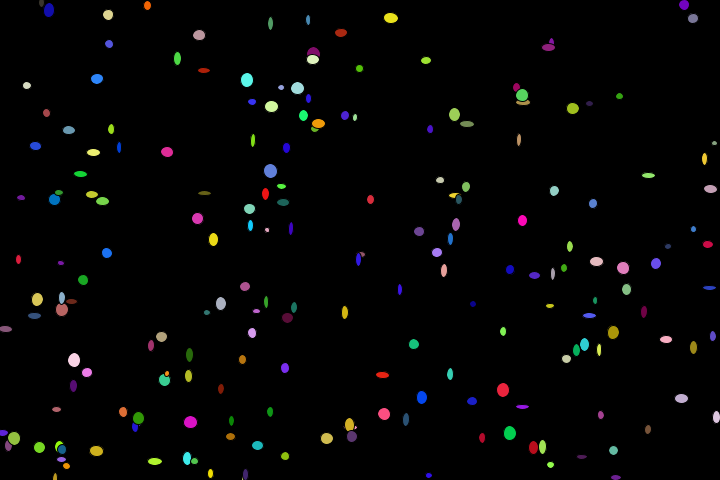
Frame 1 (no input)
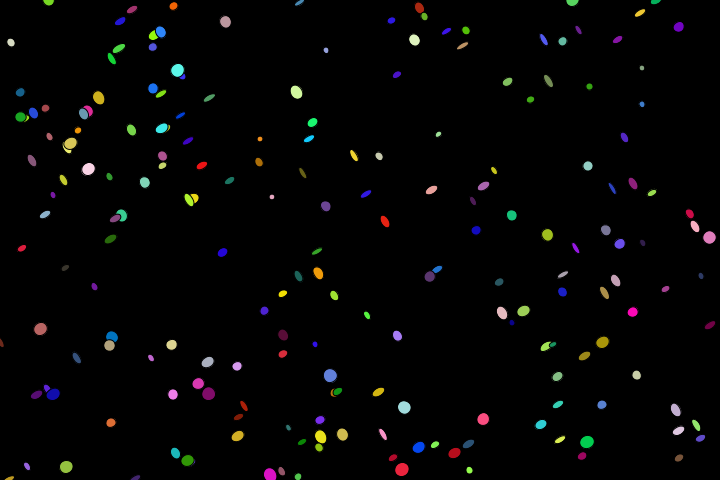
Frame 60 (the mouse pressed at the canvas centre just before this capture)
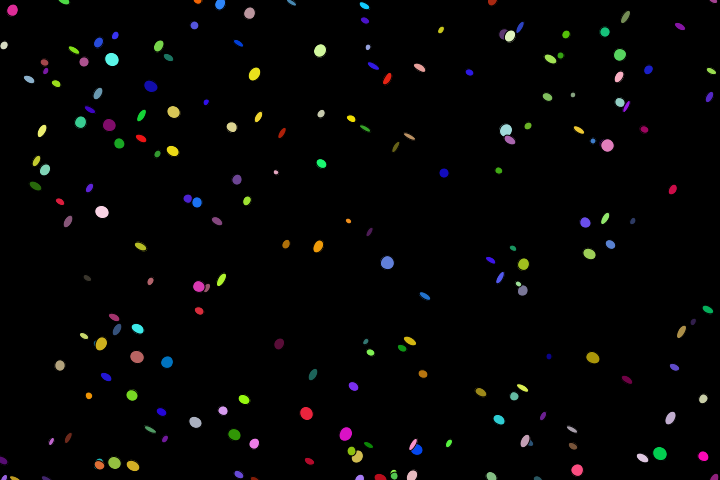
Frame 120 (the mouse held since frame 60 and released just before this capture)

The Processing sketch that drew these frames (run headless with seeded random() and noise(); from frame 60 on, the mouse is pressed at the canvas centre):

// Processing sketch: class_physics
// ── class_physics.pde

final float friction = 0.99;
final float airres = 0.999;
Ball myBall;

ArrayList<Ball> allBalls;

void setup() {
  size(720, 480);
  background(0);
  fill(255);
  
//  myBall = new Ball(width/2, 50, 10, 10);
  
  allBalls = new ArrayList<Ball>();
  for(int i = 0; i < 200; i++) {
    allBalls.add(new Ball(random(0, width), random(0, height), random(5, 15), random(5,15), random(-2, 2), random(-2,2), (int)random(0,255), (int)random(0,255), (int)random(0,255)));
  }
}

void draw() {
  background(0);
//  fill(255);
//    background(50, 50, 255);
//  myBall.update();
//  myBall.drawBall();
  
  
  for(Ball thisBall : allBalls) {
    thisBall.update();
    thisBall.drawBall();
  }
}

// ── Ball.pde
class Ball {

  float sx, sy;
  float vx, vy;
  float wid, hei;
  int colR, colG, colB;
  float gravity;

  Ball(float x, float y, float w, float h, float vx, float vy, int colR, int colG, int colB) {

    sx = x;
    sy = y;
    wid = w;
    hei = h;

//    vx = 1.5;
//    vy = 2;
    this.vx = vx;
    this.vy = vy;
    
    this.colR = colR;
    this.colG = colG;
    this.colB = colB;
    
    gravity = random(-0.5, 0.5);
  }

  void update() {
    sx = sx + vx;
    sy += vy; 


    if (sy > height) {
      vy = -vy;
      sy = height;
      vy = vy * friction;
      vx *= friction;
    } //if

    if (sx > width) {
      vx = -vx;
      sx = width;
      vy *= friction;
      vx *= friction;
    } //if

    if (sy < 0) {
      vy = -vy;
      sy = 0;
      vy *= friction;
      vx *= friction;
    } //if

    if (sx < 0) {
      vx = -vx;
      sx = 0;
      vy *= friction;
      vx *= friction;
    } //if


    vy += gravity; 

    vy *= airres;
    vx *= airres;
  }

  void drawBall() {
    fill(colR, colG, colB);
    pushMatrix();
    translate(sx, sy);
    rotate(radians(frameCount));
    ellipse(0, 0, wid, hei);
    popMatrix();
  }
}
